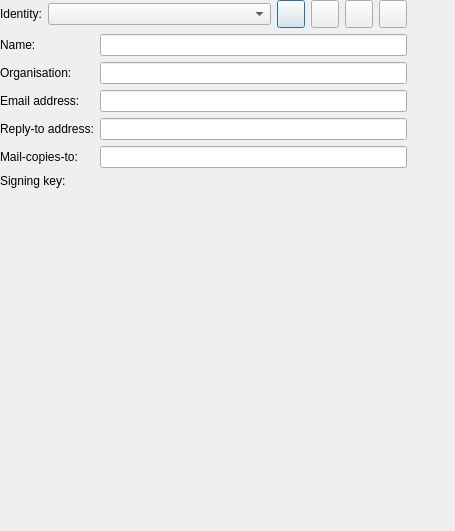
<?xml version="1.0" encoding="UTF-8"?>
<ui version="4.0">
 <author>Olivier Trichet &lt;nive@nivalis.org&gt;</author>
 <class>KNode::IdentityEditionDialog</class>
 <widget class="KDialog" name="KNode::IdentityEditionDialog">
  <property name="geometry">
   <rect>
    <x>0</x>
    <y>0</y>
    <width>455</width>
    <height>531</height>
   </rect>
  </property>
  <widget class="QWidget" name="page" native="true">
   <property name="geometry">
    <rect>
     <x>0</x>
     <y>0</y>
     <width>407</width>
     <height>229</height>
    </rect>
   </property>
   <layout class="QGridLayout" name="gridLayout">
    <item row="0" column="0">
     <layout class="QHBoxLayout" name="mIdentityManagementLayout">
      <item>
       <widget class="QLabel" name="mIdentitySelectorLabel">
        <property name="text">
         <string comment="@label:listbox">Identity:</string>
        </property>
        <property name="buddy">
         <cstring>mIdentitySelector</cstring>
        </property>
       </widget>
      </item>
      <item>
       <widget class="KComboBox" name="mIdentitySelector">
        <property name="sizePolicy">
         <sizepolicy hsizetype="MinimumExpanding" vsizetype="Fixed">
          <horstretch>0</horstretch>
          <verstretch>0</verstretch>
         </sizepolicy>
        </property>
       </widget>
      </item>
      <item>
       <widget class="KPushButton" name="mButtonNewIdentity">
        <property name="sizePolicy">
         <sizepolicy hsizetype="Fixed" vsizetype="Fixed">
          <horstretch>0</horstretch>
          <verstretch>0</verstretch>
         </sizepolicy>
        </property>
        <property name="minimumSize">
         <size>
          <width>28</width>
          <height>28</height>
         </size>
        </property>
        <property name="maximumSize">
         <size>
          <width>28</width>
          <height>28</height>
         </size>
        </property>
        <property name="toolTip">
         <string>Create an identity</string>
        </property>
       </widget>
      </item>
      <item>
       <widget class="KPushButton" name="mButtonDuplicateIdentity">
        <property name="sizePolicy">
         <sizepolicy hsizetype="Fixed" vsizetype="Fixed">
          <horstretch>0</horstretch>
          <verstretch>0</verstretch>
         </sizepolicy>
        </property>
        <property name="minimumSize">
         <size>
          <width>28</width>
          <height>28</height>
         </size>
        </property>
        <property name="maximumSize">
         <size>
          <width>28</width>
          <height>28</height>
         </size>
        </property>
        <property name="toolTip">
         <string>Duplicate this identity</string>
        </property>
       </widget>
      </item>
      <item>
       <widget class="KPushButton" name="mButtonRenameIdentity">
        <property name="sizePolicy">
         <sizepolicy hsizetype="Fixed" vsizetype="Fixed">
          <horstretch>0</horstretch>
          <verstretch>0</verstretch>
         </sizepolicy>
        </property>
        <property name="minimumSize">
         <size>
          <width>28</width>
          <height>28</height>
         </size>
        </property>
        <property name="maximumSize">
         <size>
          <width>28</width>
          <height>28</height>
         </size>
        </property>
        <property name="toolTip">
         <string>Rename this identity</string>
        </property>
       </widget>
      </item>
      <item>
       <widget class="KPushButton" name="mButtonRemoveIdentity">
        <property name="sizePolicy">
         <sizepolicy hsizetype="Fixed" vsizetype="Fixed">
          <horstretch>0</horstretch>
          <verstretch>0</verstretch>
         </sizepolicy>
        </property>
        <property name="minimumSize">
         <size>
          <width>28</width>
          <height>28</height>
         </size>
        </property>
        <property name="maximumSize">
         <size>
          <width>28</width>
          <height>28</height>
         </size>
        </property>
        <property name="toolTip">
         <string>Remove this identity</string>
        </property>
       </widget>
      </item>
     </layout>
    </item>
    <item row="1" column="0">
     <layout class="QFormLayout" name="mEditLinesLayout">
      <property name="fieldGrowthPolicy">
       <enum>QFormLayout::ExpandingFieldsGrow</enum>
      </property>
      <item row="0" column="0">
       <widget class="QLabel" name="mNameLabel">
        <property name="whatsThis">
         <string>&lt;qt&gt;
  &lt;p&gt;Your name as it will appear to others reading your articles.&lt;/p&gt;
  &lt;p&gt;Ex: &lt;b&gt;John Stuart Masterson III&lt;/b&gt;.&lt;/p&gt;
&lt;/qt&gt;</string>
        </property>
        <property name="text">
         <string comment="@label:textbox Name of the user in a message">Name:</string>
        </property>
        <property name="buddy">
         <cstring>mNameEdit</cstring>
        </property>
       </widget>
      </item>
      <item row="0" column="1">
       <widget class="KLineEdit" name="mNameEdit">
        <property name="whatsThis">
         <string>&lt;qt&gt;
  &lt;p&gt;Your name as it will appear to others reading your articles.&lt;/p&gt;
  &lt;p&gt;Ex: &lt;b&gt;John Stuart Masterson III&lt;/b&gt;.&lt;/p&gt;
&lt;/qt&gt;</string>
        </property>
       </widget>
      </item>
      <item row="1" column="0">
       <widget class="QLabel" name="mOrganisationLabel">
        <property name="whatsThis">
         <string>&lt;qt&gt;
  &lt;p&gt;The name of the organization you work for.&lt;/p&gt;
  &lt;p&gt;Ex: &lt;b&gt;KNode, Inc&lt;/b&gt;.&lt;/p&gt;
&lt;/qt&gt;</string>
        </property>
        <property name="text">
         <string>Organisation:</string>
        </property>
        <property name="buddy">
         <cstring>mOrganisationEdit</cstring>
        </property>
       </widget>
      </item>
      <item row="1" column="1">
       <widget class="KLineEdit" name="mOrganisationEdit">
        <property name="whatsThis">
         <string>&lt;qt&gt;
  &lt;p&gt;The name of the organization you work for.&lt;/p&gt;
  &lt;p&gt;Ex: &lt;b&gt;KNode, Inc&lt;/b&gt;.&lt;/p&gt;
&lt;/qt&gt;</string>
        </property>
       </widget>
      </item>
      <item row="2" column="0">
       <widget class="QLabel" name="mEmailLabel">
        <property name="whatsThis">
         <string>&lt;qt&gt;
  &lt;p&gt;Your email address as it will appear to others reading your articles&lt;/p&gt;
  &lt;p&gt;Ex: &lt;b&gt;nospam@please.com&lt;/b&gt;.&lt;/p&gt;
&lt;/qt&gt;</string>
        </property>
        <property name="text">
         <string>Email address:</string>
        </property>
        <property name="buddy">
         <cstring>mEmailEdit</cstring>
        </property>
       </widget>
      </item>
      <item row="2" column="1">
       <widget class="KLineEdit" name="mEmailEdit">
        <property name="whatsThis">
         <string>&lt;qt&gt;
  &lt;p&gt;Your email address as it will appear to others reading your articles&lt;/p&gt;
  &lt;p&gt;Ex: &lt;b&gt;nospam@please.com&lt;/b&gt;.&lt;/p&gt;
&lt;/qt&gt;</string>
        </property>
       </widget>
      </item>
      <item row="3" column="0">
       <widget class="QLabel" name="mReplytoLabel">
        <property name="whatsThis">
         <string>&lt;qt&gt;
  &lt;p&gt;When someone reply to your article by email, this is the address the message will be sent. If you fill in this field, please do it with a real email address.&lt;/p&gt;
  &lt;p&gt;Ex: &lt;b&gt;john@example.com&lt;/b&gt;.&lt;/p&gt;
&lt;/qt&gt;</string>
        </property>
        <property name="text">
         <string>Reply-to address:</string>
        </property>
        <property name="buddy">
         <cstring>mReplytoEdit</cstring>
        </property>
       </widget>
      </item>
      <item row="3" column="1">
       <widget class="KLineEdit" name="mReplytoEdit">
        <property name="whatsThis">
         <string>&lt;qt&gt;
  &lt;p&gt;When someone reply to your article by email, this is the address the message will be sent. If you fill in this field, please do it with a real email address.&lt;/p&gt;
  &lt;p&gt;Ex: &lt;b&gt;john@example.com&lt;/b&gt;.&lt;/p&gt;
&lt;/qt&gt;</string>
        </property>
       </widget>
      </item>
      <item row="4" column="0">
       <widget class="QLabel" name="mMailcopiestoLabel">
        <property name="whatsThis">
         <string>&lt;qt&gt;
  &lt;p&gt;When someone reply to your article on a group, you can ask to be sent a copy by email. This is the address this copy will be sent. If you fill in this field, please do it with a real email address.&lt;/p&gt;
  &lt;p&gt;Ex: &lt;b&gt;john@example.com&lt;/b&gt;.&lt;/p&gt;
&lt;/qt&gt;</string>
        </property>
        <property name="text">
         <string>Mail-copies-to:</string>
        </property>
        <property name="buddy">
         <cstring>mMailcopiestoEdit</cstring>
        </property>
       </widget>
      </item>
      <item row="4" column="1">
       <widget class="KLineEdit" name="mMailcopiestoEdit">
        <property name="whatsThis">
         <string>&lt;qt&gt;
  &lt;p&gt;When someone reply to your article on a group, you can ask to be sent a copy by email. This is the address this copy will be sent. If you fill in this field, please do it with a real email address.&lt;/p&gt;
  &lt;p&gt;Ex: &lt;b&gt;john@example.com&lt;/b&gt;.&lt;/p&gt;
&lt;/qt&gt;</string>
        </property>
       </widget>
      </item>
      <item row="5" column="0">
       <widget class="QLabel" name="mSigningKeyRequesterLabel">
        <property name="whatsThis">
         <string>&lt;qt&gt;&lt;p&gt;The OpenPGP key you choose here will be used to sign your articles.&lt;/p&gt;&lt;/qt&gt;</string>
        </property>
        <property name="text">
         <string>Signing key:</string>
        </property>
       </widget>
      </item>
      <item row="5" column="1">
       <widget class="Kleo::SigningKeyRequester" name="mSigningKeyRequester" native="true">
        <property name="whatsThis">
         <string>&lt;qt&gt;&lt;p&gt;The OpenPGP key you choose here will be used to sign your articles.&lt;/p&gt;&lt;/qt&gt;</string>
        </property>
       </widget>
      </item>
     </layout>
    </item>
    <item row="2" column="0">
     <widget class="KPIMIdentities::SignatureConfigurator" name="mSignatureConfigurator" native="true"/>
    </item>
    <item row="3" column="0">
     <spacer name="verticalSpacer">
      <property name="orientation">
       <enum>Qt::Vertical</enum>
      </property>
      <property name="sizeHint" stdset="0">
       <size>
        <width>20</width>
        <height>40</height>
       </size>
      </property>
     </spacer>
    </item>
   </layout>
  </widget>
 </widget>
 <customwidgets>
  <customwidget>
   <class>KDialog</class>
   <extends>QDialog</extends>
   <header>kdialog.h</header>
   <container>1</container>
  </customwidget>
  <customwidget>
   <class>KPushButton</class>
   <extends>QPushButton</extends>
   <header>kpushbutton.h</header>
  </customwidget>
  <customwidget>
   <class>KLineEdit</class>
   <extends>QLineEdit</extends>
   <header>klineedit.h</header>
  </customwidget>
  <customwidget>
   <class>KComboBox</class>
   <extends>QComboBox</extends>
   <header>kcombobox.h</header>
  </customwidget>
  <customwidget>
   <class>KPIMIdentities::SignatureConfigurator</class>
   <extends>QWidget</extends>
   <header location="global">KPIMIdentities/SignatureConfigurator</header>
   <container>1</container>
  </customwidget>
  <customwidget>
   <class>Kleo::SigningKeyRequester</class>
   <extends>QWidget</extends>
   <header>libkleo/ui/keyrequester.h</header>
   <container>1</container>
  </customwidget>
 </customwidgets>
 <resources/>
 <connections/>
</ui>
